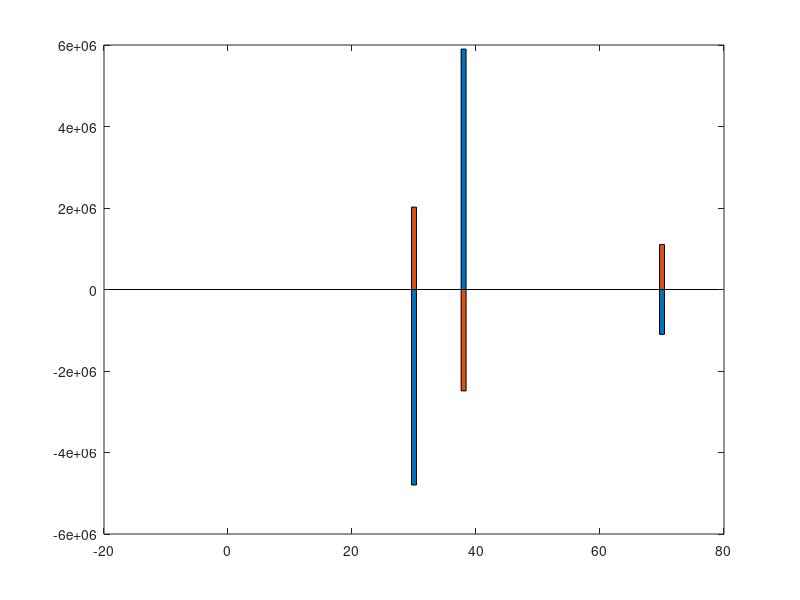

The MATLAB script that drew this image:

function [xDiscr,aero,aero15] = getAirLoad()

    lTot = 79;

    for i = 1:lTot
        xDiscr(i) = i-1;
    end

    Sref = 115.1508; %HT
    SrefWing = 469.44;
    frontSparWP = 0.2;
    backSparWP = 0.8;
    frontSparTP = 0.2;
    chordHT = 8.25;
    
    wingWidth = 13.6; %chord
    WingLE = 28.4779;
    xPosFSW = WingLE+0.2*wingWidth;
    xPosBSW = WingLE + 0.8*wingWidth;
    xPosFST = 74.86; % Nadir
    
    Vd = 192.4;
    Va = 92.4;
    
    rho = 1.225;
    rhoC = 0.4592; % C cruise
    
    MAC = 8.75;
    Cm = -0.14;
    
    %------------------- 3.75 --------------------------------
    MoW = 3.75*Cm*(0.5*rhoC*Vd^2*SrefWing*MAC);
    LHT = (-330800*9.81*(38.8831-30.86)+MoW)/(71.1-30.86);
    
    A = [ xPosFSW	xPosBSW ;
            1	1];
    B = [xPosFST*LHT*-1; LHT*-1];
    
    
    X = linsolve(A,B);
    forceRF = X(1);
    forceRR = X(2);
    
    
    momentRF = forceRF*xPosFSW;
    momentRR = forceRR*xPosBSW;

    clear aero
    aero = zeros(1,79);
    aero(31) = forceRF;
    aero(39) = forceRR;
    aero(71) = LHT;

    %------------ - 1.5 -------------------------------------

    
    MoW15 = -1.5*Cm*(0.5*rhoC*Vd^2*SrefWing*MAC);
    LHT15 = (-330800*9.81*(38.8831-30.86)+MoW15)/(71.1-30.86);
    
    A = [ xPosFSW	xPosBSW ;
            1	1];
    B = [xPosFST*LHT15; LHT15];
    
    X15 = linsolve(A,B);
    forceRF15 = X15(1);
    forceRR15 = X15(2);
    
    aero15 = zeros(1,79);
    aero15(31) = forceRF15;
    aero15(39) = forceRR15;
    aero15(71) = LHT*-1;

    figure;
    bar(xDiscr,aero);
    hold on;
    bar(xDiscr,aero15);


end




